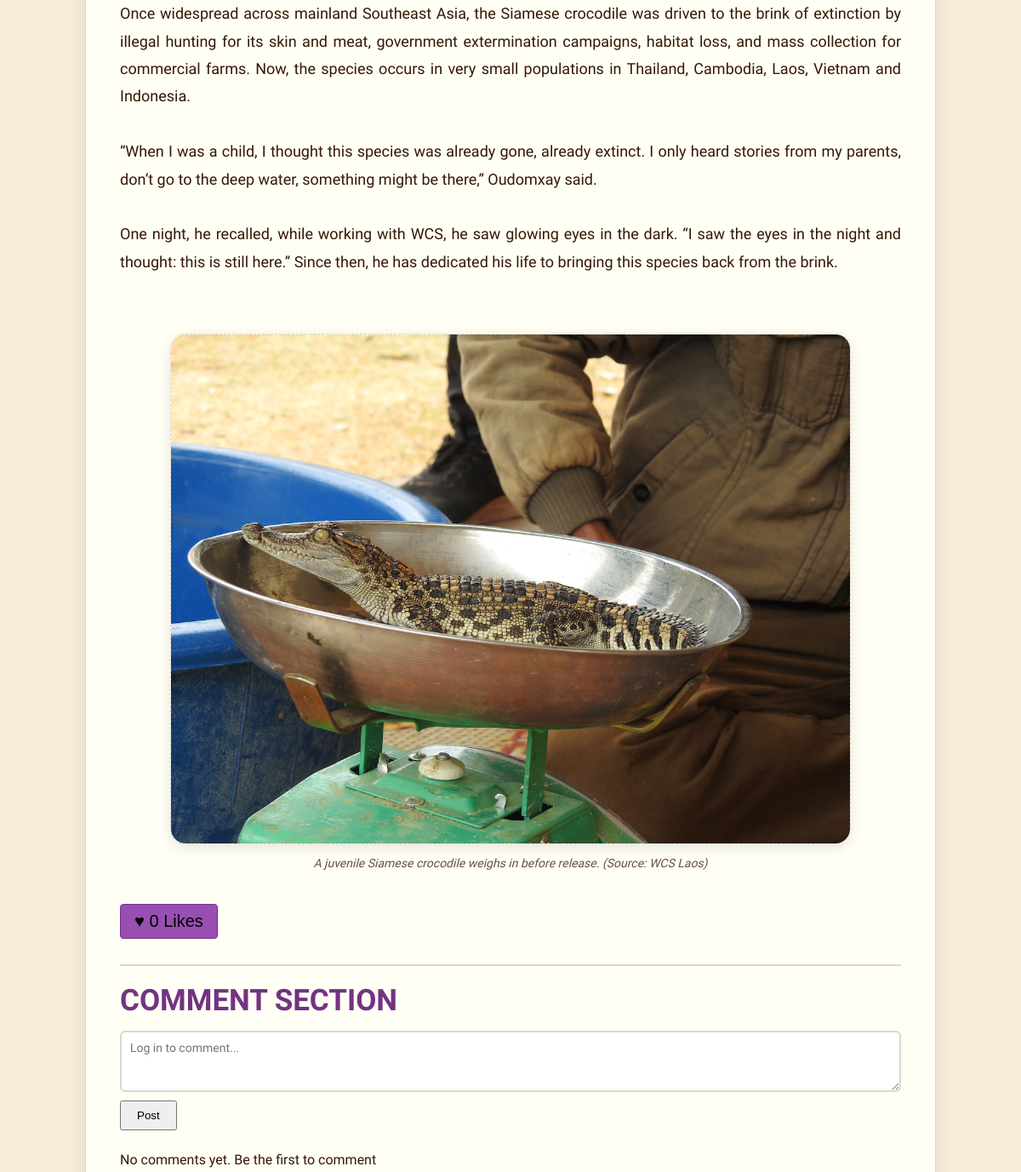
The page /articles/details.php?id=28 (middle part) on the database as committed earlier.
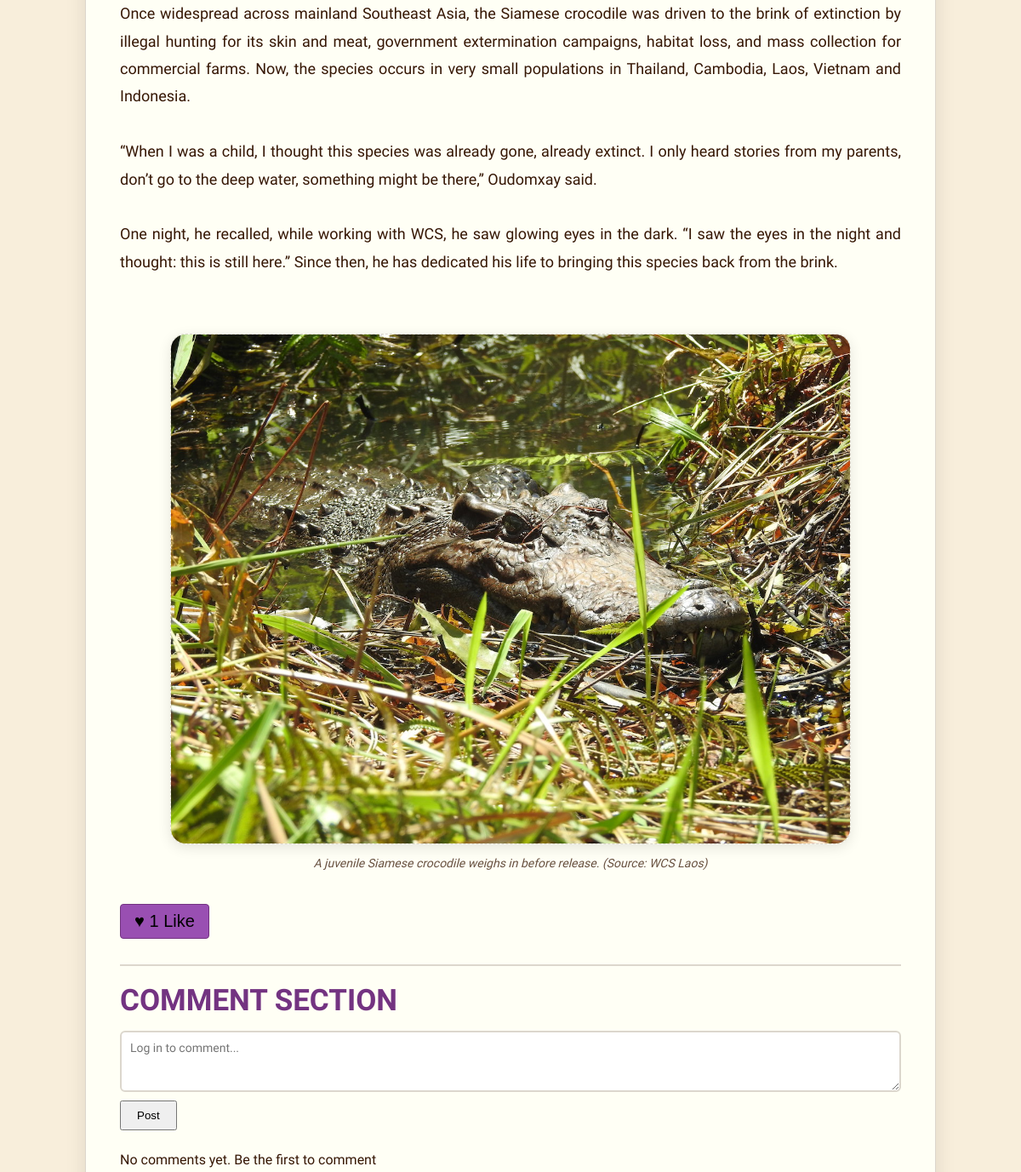
The same page on the database as committed later.
### tables this page shows
CREATE TABLE IF NOT EXISTS `articles` (
  `article_id` int NOT NULL AUTO_INCREMENT,
  `title` varchar(255) NOT NULL,
  `subheading` varchar(255) NOT NULL,
  `author` varchar(100) NOT NULL,
  `keywords` varchar(255) NOT NULL,
  `summary` text NOT NULL,
  `content` longtext NOT NULL,
  `image_name` varchar(255) NOT NULL,
  `image_caption` varchar(255) NOT NULL,
  `image_name2` varchar(255) DEFAULT NULL,
  `image_caption2` varchar(255) DEFAULT NULL,
  `creation_at` timestamp NOT NULL DEFAULT CURRENT_TIMESTAMP,
  PRIMARY KEY (`article_id`)
);

### includes/navigation.php (called while the page is built, shortened)
<?php
$isLoggedIn = isset($_SESSION["userID"]);
?>

### articles/details.php (the view, shortened to what this page needs)
<?php
require_once("../includes/database.php");
if(isset($_GET['id']) && is_numeric($_GET['id'])){
    $article_id = (int)$_GET['id'];
}
$query_main = "SELECT article_id, title, subheading, author,keywords, summary, content, image_name, image_caption, image_name2, image_caption2, creation_at
               FROM articles WHERE article_id = ?";
$statement_main = mysqli_prepare($connection, $query_main);
mysqli_stmt_bind_param($statement_main, "i", $article_id);
mysqli_stmt_execute($statement_main);
mysqli_stmt_bind_result($statement_main, $article_id, $title, $subheading, $author, $keywords, $summary, $content, $image_name, $image_caption,$image_name2, $image_caption2, $creation_at );
if(mysqli_stmt_fetch($statement_main)){
    $main_article = [
        'article_id' => $article_id,
        'title'      => $title,
        'subheading' => $subheading,
        'author'     => $author,
        'keywords'   => $keywords,
        'summary'    => $summary,
        'content'    => $content,
        'image_name' => $image_name,
        'image_caption' => $image_caption,
        'image_name2'=> $image_name2,
        'image_caption2' => $image_caption2,
        'creation_at' => $creation_at
    ];
}
$likeCount = "SELECT COUNT(*) as totalLikes FROM article_likes WHERE articleID = ?";
$stmt = mysqli_prepare($connection, $likeCount);
mysqli_stmt_bind_param($stmt, "i", $article_id);
mysqli_stmt_execute($stmt);
$likeResult = mysqli_fetch_assoc(mysqli_stmt_get_result($stmt));
$totalLikes = $likeResult['totalLikes'] ?? 0;
$hasLiked = false;
$comments = [];
?>
<!DOCTYPE html>
<html lang="en">
<head>
    <link rel="stylesheet" href="../css/style.css">
    <link rel="stylesheet" href="../css/articles.css">
</head>
<body>
<?php include("../includes/navigation.php"); ?>
<main>
<div class="article-pg-frame">
<div class="article-main-column">
<br>
    <article class="article-pg-content">
    <?php echo nl2br(htmlspecialchars($main_article['content'])); ?>
<br><br>
        <?php if (!empty($main_article['image_name2'])): ?>
        <figure class="article-pg-img2">
            <img src="../images/articles/<?php echo htmlspecialchars($main_article['image_name2']); ?>"
             alt="<?php echo htmlspecialchars($main_article['image_caption2']); ?>">
            <figcaption class="img2-caption"><?php echo htmlspecialchars($main_article['image_caption2']); ?></figcaption>
        </figure>
        <?php endif; ?>
         <form method="POST" action="#like-btn" class="like-form">
            <button type="submit" id="like-btn" class="like-button <?php echo $hasLiked ? 'liked' : ''; ?>">
                ♥ <?php echo $totalLikes; ?> <?php echo ($totalLikes === 1) ? 'Like' : 'Likes'; ?>
        </button>
        </form>
    </article>
    <section class="comment-section">
        <h2 class="comments-title">COMMENT SECTION</h2>
        <form method="POST" action="#comment-form" class="comment-form" id="comment-form">
            <textarea name="comment-text"
            id="comment-text"
            rows="3"
            placeholder="<?php echo $isLoggedIn ? 'Write a comment...' : 'Log in to comment...'; ?>"
            required></textarea>
            <button type="submit" id="comment-submit-btn" class="comment-submit-btn">
            Post
        </button>
        </form>
        <div class="comments-all">
            <?php if(empty($comments)): ?>
                <p class="no-comments">No comments yet. Be the first to comment</p>
            <?php endif; ?>
        </div>
    </section>
</div>
<br>
</div>
</main>
</body>
</html>

### css/style.css (style rules this page uses)
* { margin: 0; padding: 0; box-sizing: border-box; }
:root { --background: rgb(245, 240, 230); --text: rgb(54, 23, 5); --dark-green: rgb(66, 130, 57); --light-green: rgb(123, 182, 98); --gold: rgb(251, 177, 73); --orange: rgb(245, 128, 36); --dark-purple: rgb(115, 51, 129); --light-purple: rgb(153, 79, 178); --card: rgb(255, 255, 245); --card-background: rgb(248, 238, 219); --border: rgb(220, 215, 205); --shadow: rgba(0, 0, 0, 0.10); }
body { font-family: "Work Sans", sans-serif; background-color: var(--background); color: var(--text); overflow-x: hidden; }
main { min-height: 600px; padding: 30px; width: 100%; }

### css/articles.css (style rules this page uses)
body { background-color: var(--card-background); }
.article-pg-frame { max-width:1000px; width: 100%; margin: 0 auto; padding: 40px; background-color: var(--card); border: 1px solid var(--border); border-radius: 24px; box-shadow: 0 8px 25px var(--shadow); box-sizing: border-box; }
.article-main-column { max-width: 1000px; margin: 0 auto; }
.article-pg-img1, .article-pg-img2 { margin: 30px 0; width: 100%; height: auto; align-items: center; display: flex; flex-direction: column; }
.article-pg-img1 img, .article-pg-img2 img { width: 100%; object-fit: cover; border-radius: 18px; border: 1px dashed var(--border); box-shadow: 0 4px 15px var(--shadow); display:block; }
.article-pg-img2 { max-width: 800px; margin: 35px auto; }
.img1-caption, .img2-caption { margin-top: 10px; font-size: 14px; color: var(--text); opacity: 0.75; font-style: italic; }
.article-pg-content { font-size: 18px; line-height: 1.8; color: var(--text); margin-top: 20px; text-align: justify; }
.like-form { margin: 25px 0; }
.like-button { padding: 8px 16px; font-size: 20px; cursor:pointer; background-color: var(--light-purple); border: 1px solid var(--dark-purple); border-radius: 4px; transition: background-color 0.2 ease; }
.comment-section { margin-top: 30px; padding-top: 20px; border-top: 2px solid var(--border); }
.comments-title { margin-bottom: 15px; color: var(--dark-purple); font-size:35px; font-weight: 800; }
.comment-form { display: flex; flex-direction: column; gap: 10px; margin-bottom: 25px; }
.comment-form textarea { width: 100%; padding: 10px; font-family: inherit; font-size: 14px; box-sizing: border-box; border: 2px solid var(--border); border-radius: 6px; }
.comment-submit-btn { align-self: flex-start; padding: 8px 18px; cursor: pointer; }
.comments-all { display: flex; flex-direction: column; gap:0; }

Rows that differ between the two databases and show on the page:
changed articles "A juvenile Siamese crocodile weighs in before release. (Source: WCS Laos)": image_name2: a different picture
Other text that changed with them:
$totalLikes: "0" → "1"
text no longer shown: "Likes"
text now shown: "Like"
